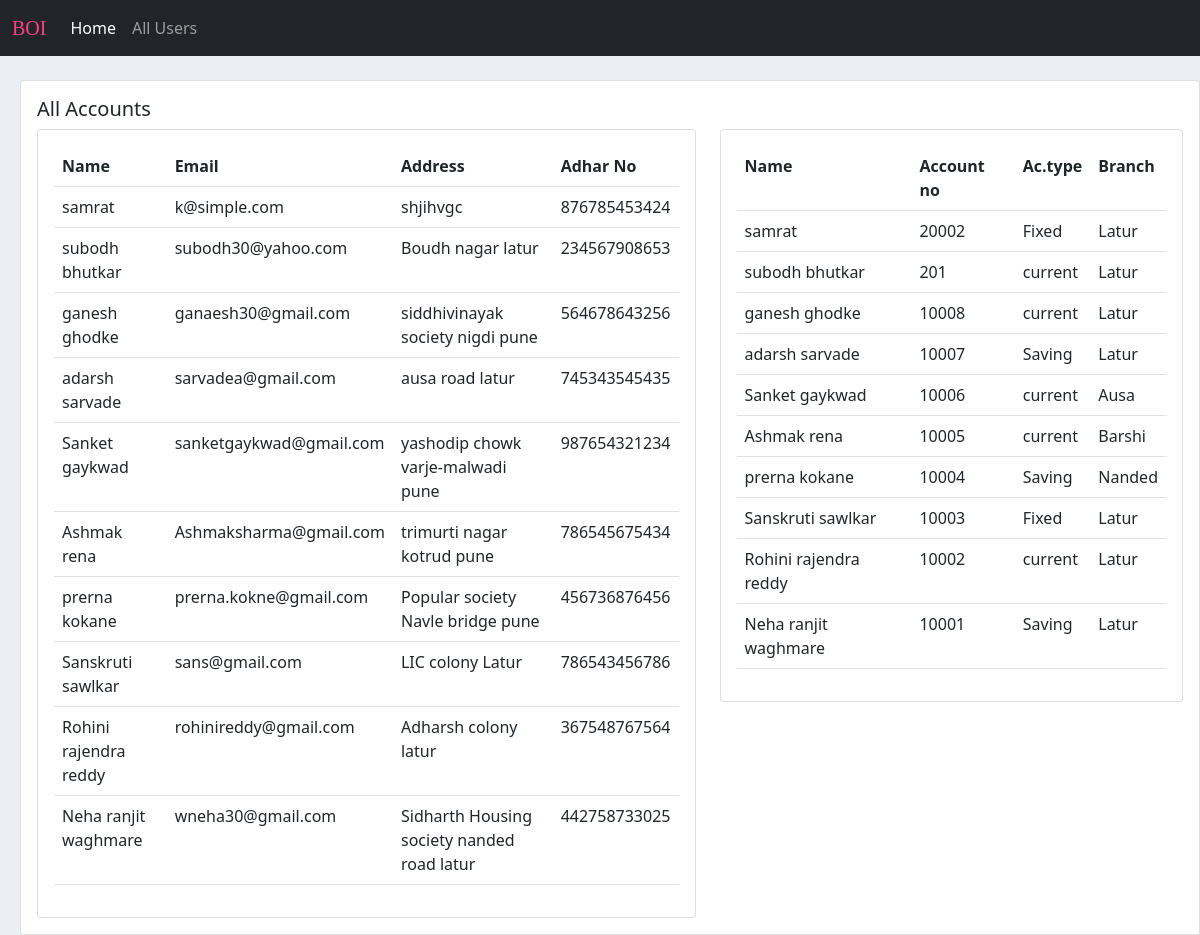
Page /allaccounts on the committed database.
### accounts/models.py (models this page shows, shortened)
class user(models.Model):
	name=models.CharField(max_length=200,null=True)
	email=models.CharField(max_length=200,null=True)
	address=models.CharField(max_length=200,null=True)
	Adhar_no=models.CharField(max_length=12,null=True)
	def __str__(self):
		return self.name

class bankaccount(models.Model):
	username=models.ForeignKey(user,null=True,on_delete=models.SET_NULL)
	curr_balance=models.IntegerField(null=True,default=1000)
	acno=models.IntegerField(null=True)
	types=(
		('Saving','Saving'),
		('current','current'),
		('Fixed','Fixed'),
		)
	actype=models.CharField(max_length=200,null=True,choices=types)
	branches=(
		('Latur','Latur'),
		('Barshi','Barshi'),
		('Pune','Pune'),
		('Nanded','Nanded'),
		('Ausa','Ausa'),
		)
	branch=models.CharField(max_length=200,null=True,choices=branches)

### accounts/views.py (the view)
# urls.py: path('allaccounts',views.all_accounts,name='all_accounts'),
def all_accounts(request):
	users=user.objects.all()
	banks=bankaccount.objects.all()
	context={'banks':banks,'users':users}
	return render(request,'accounts/all_accounts.html',context)

### accounts/templates/accounts/all_accounts.html
{% extends 'accounts/main.html' %}
{% block body %}
<br>
  <div class="row">
    <div style="margin-left:20px;" class="col-md ">
        <div class="card card-body">
            <div class="d-flex">
                <div class="col-md">
                <h5>All Accounts</h5>
                </div>
        </div>
        <div class="row">
            <div class="col-md">
                <div class="card card-body">
            <table class="table ">
                <tr>
                    <th>Name</th>
                    <th>Email</th>
                    <th>Address</th>
                    <th>Adhar No</th>
                </tr>
           {% for i in users reversed %}
                <tr>
                    <td>{{i.name}}</td>
                    <td>{{i.email}}</td>
                    <td>{{i.address}}</td>
                    <td>{{i.Adhar_no}}</td>
                </tr>
            {% endfor %}
            </table>
        </div>
    </div>
    <div class="col-md-5">
                <div class="card card-body">
            <table class="table ">
                <tr>
                    <th>Name</th>
                    <th>Account no</th>
                    <th>Ac.type</th>
                    <th>Branch</th>
                </tr>
           {% for i in banks reversed %}
                <tr>
                    <td>{{i.username}}</td>
                    <td>{{i.acno}}</td>
                    <td>{{i.actype}}</td>
                    <td>{{i.branch}}</td>
                </tr>
            {% endfor %}
            </table>
        </div>
    </div>
  </div>
  </div>
{% endblock body %}

### static/css/main.css (style rules this page uses)
body { background-color: #ebeff5; }

### accounts/templates/accounts/main.html (style rules this page uses)
body { background-color: #ebeff5; }

### rows in the picture
user: name "samrat", email "k@simple.com", address "shjihvgc", Adhar_no "876785453424"
user: name "subodh bhutkar", email "subodh30@yahoo.com", address "Boudh nagar latur", Adhar_no "234567908653"
user: name "ganesh ghodke", email "ganaesh30@gmail.com", address "siddhivinayak society nigdi pune", Adhar_no "564678643256"
user: name "adarsh sarvade", email "sarvadea@gmail.com", address "ausa road latur", Adhar_no "745343545435"
user: name "Sanket gaykwad", email "sanketgaykwad@gmail.com", address "yashodip chowk varje-malwadi pune", Adhar_no "987654321234"
user: name "Ashmak rena", email "Ashmaksharma@gmail.com", address "trimurti nagar kotrud pune", Adhar_no "786545675434"
user: name "prerna kokane", email "prerna.kokne@gmail.com", address "Popular society Navle bridge pune", Adhar_no "456736876456"
user: name "Sanskruti sawlkar", email "sans@gmail.com", address "LIC colony Latur", Adhar_no "786543456786"
user: name "Rohini rajendra reddy", email "rohinireddy@gmail.com", address "Adharsh colony latur", Adhar_no "367548767564"
user: name "Neha ranjit waghmare", email "wneha30@gmail.com", address "Sidharth Housing society nanded road latur", Adhar_no "442758733025"
bankaccount: username "samrat", acno "20002", actype "Fixed", branch "Latur"
bankaccount: username "subodh bhutkar", acno "201", actype "current", branch "Latur"
bankaccount: username "ganesh ghodke", acno "10008", actype "current", branch "Latur"
bankaccount: username "adarsh sarvade", acno "10007", actype "Saving", branch "Latur"
bankaccount: username "Sanket gaykwad", acno "10006", actype "current", branch "Ausa"
bankaccount: username "Ashmak rena", acno "10005", actype "current", branch "Barshi"
bankaccount: username "prerna kokane", acno "10004", actype "Saving", branch "Nanded"
bankaccount: username "Sanskruti sawlkar", acno "10003", actype "Fixed", branch "Latur"
bankaccount: username "Rohini rajendra reddy", acno "10002", actype "current", branch "Latur"
bankaccount: username "Neha ranjit waghmare", acno "10001", actype "Saving", branch "Latur"
